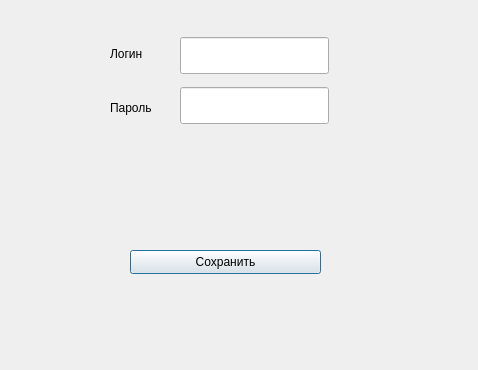
<?xml version="1.0" encoding="UTF-8"?>
<ui version="4.0">
 <class>edit_element</class>
 <widget class="QDialog" name="edit_element">
  <property name="geometry">
   <rect>
    <x>0</x>
    <y>0</y>
    <width>478</width>
    <height>370</height>
   </rect>
  </property>
  <property name="windowTitle">
   <string>Dialog</string>
  </property>
  <widget class="QPushButton" name="pushButton_3">
   <property name="geometry">
    <rect>
     <x>130</x>
     <y>250</y>
     <width>191</width>
     <height>24</height>
    </rect>
   </property>
   <property name="text">
    <string>Сохранить</string>
   </property>
  </widget>
  <widget class="QWidget" name="verticalLayoutWidget">
   <property name="geometry">
    <rect>
     <x>180</x>
     <y>30</y>
     <width>151</width>
     <height>101</height>
    </rect>
   </property>
   <layout class="QVBoxLayout" name="verticalLayout">
    <item>
     <widget class="QLineEdit" name="lineEdit">
      <property name="maximumSize">
       <size>
        <width>149</width>
        <height>37</height>
       </size>
      </property>
     </widget>
    </item>
    <item>
     <widget class="QLineEdit" name="lineEdit_2">
      <property name="maximumSize">
       <size>
        <width>149</width>
        <height>37</height>
       </size>
      </property>
     </widget>
    </item>
   </layout>
  </widget>
  <widget class="QWidget" name="verticalLayoutWidget_2">
   <property name="geometry">
    <rect>
     <x>110</x>
     <y>30</y>
     <width>71</width>
     <height>101</height>
    </rect>
   </property>
   <layout class="QVBoxLayout" name="verticalLayout_2">
    <item>
     <widget class="QLabel" name="label">
      <property name="text">
       <string>Логин</string>
      </property>
     </widget>
    </item>
    <item>
     <widget class="QLabel" name="label_2">
      <property name="text">
       <string>Пароль</string>
      </property>
     </widget>
    </item>
   </layout>
  </widget>
 </widget>
 <resources/>
 <connections/>
</ui>
